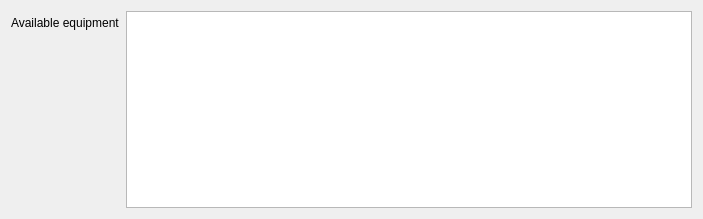
<?xml version="1.0" encoding="UTF-8"?>
<ui version="4.0">
 <class>Subs::Geriatrics::SocioDemographics::PlaceOfLiving</class>
 <widget class="QWidget" name="Subs::Geriatrics::SocioDemographics::PlaceOfLiving">
  <property name="geometry">
   <rect>
    <x>0</x>
    <y>0</y>
    <width>703</width>
    <height>219</height>
   </rect>
  </property>
  <property name="windowTitle">
   <string/>
  </property>
  <layout class="QFormLayout" name="formLayout">
   <property name="fieldGrowthPolicy">
    <enum>QFormLayout::AllNonFixedFieldsGrow</enum>
   </property>
   <item row="0" column="0">
    <widget class="QLabel" name="availableEquipmentabel">
     <property name="text">
      <string>Available equipment</string>
     </property>
    </widget>
   </item>
   <item row="0" column="1">
    <widget class="QListView" name="availableEquipmentView"/>
   </item>
  </layout>
 </widget>
 <resources/>
 <connections/>
</ui>
